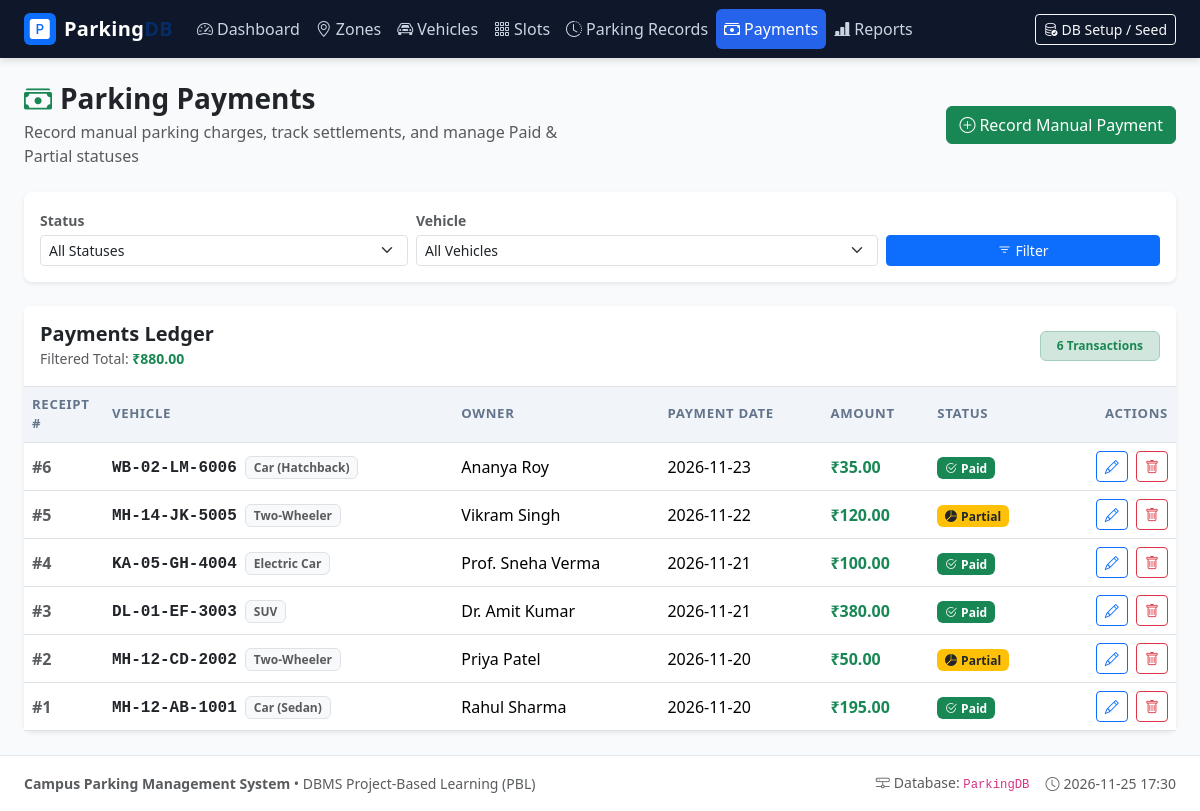
The page /payments.php on the database its author committed.
### tables this page shows
CREATE TABLE `Parking_Payment` (
    `payment_id` INT AUTO_INCREMENT PRIMARY KEY,
    `vehicle_id` INT NOT NULL,
    `amount` DECIMAL(10,2) NOT NULL,
    `payment_date` DATE NOT NULL,
    `payment_status` VARCHAR(20) NOT NULL DEFAULT 'Paid',
    CONSTRAINT `fk_payment_vehicle` FOREIGN KEY (`vehicle_id`) 
        REFERENCES `Vehicle` (`vehicle_id`) 
        ON DELETE RESTRICT ON UPDATE CASCADE
);

CREATE TABLE `Vehicle` (
    `vehicle_id` INT AUTO_INCREMENT PRIMARY KEY,
    `owner_name` VARCHAR(100) NOT NULL,
    `vehicle_number` VARCHAR(20) NOT NULL UNIQUE,
    `vehicle_type` VARCHAR(20) NULL,
    `registration_year` INT NULL,
    `zone_id` INT NULL,
    CONSTRAINT `fk_vehicle_zone` FOREIGN KEY (`zone_id`) 
        REFERENCES `Parking_Zone` (`zone_id`) 
        ON DELETE RESTRICT ON UPDATE CASCADE
);

### payments.php (the view, shortened to what this page needs)
<?php
require_once __DIR__ . '/includes/header.php';
$action = $_GET['action'] ?? 'list';
$params = [];
$paymentsSql = "
    SELECT p.payment_id, p.vehicle_id, p.amount, p.payment_date, p.payment_status,
           v.vehicle_number, v.owner_name, v.vehicle_type,
           z.zone_name
    FROM Parking_Payment p
    JOIN Vehicle v ON p.vehicle_id = v.vehicle_id
    LEFT JOIN Parking_Zone z ON v.zone_id = z.zone_id
";
$paymentsSql .= " ORDER BY p.payment_date DESC, p.payment_id DESC";
$paymentsStmt = $pdo->prepare($paymentsSql);
$paymentsStmt->execute($params);
$payments = $paymentsStmt->fetchAll();
$totalListAmount = 0.0;
foreach ($payments as $p) {
    $totalListAmount += (float)$p['amount'];
}
?>
<div class="row mb-4 align-items-center">
    <div class="col-md-6">
        <h2 class="h3 fw-bold text-dark mb-1">
            <i class="bi bi-cash-stack text-success me-2"></i>Parking Payments
        </h2>
        <p class="text-muted mb-0">Record manual parking charges, track settlements, and manage Paid & Partial statuses</p>
    </div>
    <div class="col-md-6 text-md-end mt-3 mt-md-0">
        <?php if ($action !== 'create'): ?>
            <a href="payments.php?action=create" class="btn btn-success">
                <i class="bi bi-plus-circle me-1"></i>Record Manual Payment
            </a>
        <?php endif; ?>
    </div>
</div>
<div class="card border-0 shadow-sm mb-4 bg-white">
    <div class="card-body">
        <form method="GET" action="payments.php" class="row g-2 align-items-end">
            <div class="col-md-4 col-sm-6">
                <label for="filter_status" class="form-label small fw-semibold text-muted mb-1">Status</label>
                <select class="form-select form-select-sm" id="filter_status" name="status">
                    <option value="">All Statuses</option>
                </select>
            </div>
            <div class="col-md-5 col-sm-6">
                <label for="filter_p_vehicle" class="form-label small fw-semibold text-muted mb-1">Vehicle</label>
                <select class="form-select form-select-sm" id="filter_p_vehicle" name="vehicle_id">
                    <option value="">All Vehicles</option>
                </select>
            </div>
            <div class="col-md-3 col-sm-12 d-flex gap-1">
                <button type="submit" class="btn btn-sm btn-primary w-100">
                    <i class="bi bi-filter me-1"></i>Filter
                </button>
            </div>
        </form>
    </div>
</div>
<div class="card border-0 shadow-sm">
    <div class="card-header bg-white py-3 border-bottom d-flex justify-content-between align-items-center">
        <div>
            <h5 class="card-title mb-0 fw-bold">Payments Ledger</h5>
            <small class="text-muted">Filtered Total: <strong class="text-success"><?= format_currency($totalListAmount) ?></strong></small>
        </div>
        <span class="badge bg-success-subtle text-success border border-success-subtle px-3 py-2">
            <?= count($payments) ?> Transactions
        </span>
    </div>
    <div class="table-responsive">
        <table class="table table-hover align-middle mb-0">
            <thead>
                <tr>
                    <th style="width: 80px;">Receipt #</th>
                    <th>Vehicle</th>
                    <th>Owner</th>
                    <th>Payment Date</th>
                    <th>Amount</th>
                    <th>Status</th>
                    <th style="width: 130px;" class="text-end">Actions</th>
                </tr>
            </thead>
            <tbody>
                <?php if (empty($payments)): ?>
                    <tr>
                        <td colspan="7" class="text-center text-muted py-4">No payment entries found matching the criteria.</td>
                    </tr>
                <?php else: ?>
                    <?php foreach ($payments as $p): ?>
                        <tr>
                            <td class="fw-bold text-muted">#<?= sanitize((string)$p['payment_id']) ?></td>
                            <td>
                                <strong class="text-dark font-monospace"><?= sanitize($p['vehicle_number']) ?></strong>
                                <span class="badge bg-light text-muted border ms-1"><?= sanitize($p['vehicle_type'] ?: 'Vehicle') ?></span>
                            </td>
                            <td><?= sanitize($p['owner_name']) ?></td>
                            <td><?= sanitize($p['payment_date']) ?></td>
                            <td>
                                <strong class="text-success fs-6"><?= format_currency((float)$p['amount']) ?></strong>
                            </td>
                            <td><?= get_payment_badge($p['payment_status']) ?></td>
                            <td class="text-end">
                                <a href="payments.php?action=edit&id=<?= $p['payment_id'] ?>" class="btn btn-sm btn-outline-primary me-1" title="Edit">
                                    <i class="bi bi-pencil"></i>
                                </a>
                                <form method="POST" action="payments.php" class="d-inline"
                                      onsubmit="return confirm('Are you sure you want to delete payment record #<?= $p['payment_id'] ?> of <?= format_currency((float)$p['amount']) ?>?');">
                                    <button type="submit" class="btn btn-sm btn-outline-danger" title="Delete payment">
                                        <i class="bi bi-trash"></i>
                                    </button>
                                </form>
                            </td>
                        </tr>
                    <?php endforeach; ?>
                <?php endif; ?>
            </tbody>
        </table>
    </div>
</div>
<?php require_once __DIR__ . '/includes/footer.php'; ?>

### includes/functions.php (shortened to what this page needs)
<?php
function get_payment_badge(string $status): string {
    return match (strtolower(trim($status))) {
        'paid' => '<span class="badge bg-success"><i class="bi bi-check2-circle me-1"></i>Paid</span>',
        'partial' => '<span class="badge bg-warning text-dark"><i class="bi bi-pie-chart-fill me-1"></i>Partial</span>',
        'pending' => '<span class="badge bg-secondary"><i class="bi bi-hourglass me-1"></i>Pending</span>',
        default => '<span class="badge bg-dark">' . htmlspecialchars($status) . '</span>',
    };
}
function format_currency(float $amount): string {
    return '₹' . number_format($amount, 2);
}
function sanitize(mixed $data): string {
    return htmlspecialchars((string)($data ?? ''), ENT_QUOTES, 'UTF-8');
}

### assets/css/style.css (style rules this page uses)
:root { --primary-color: #2563eb; --primary-hover: #1d4ed8; --secondary-color: #475569; --success-color: #10b981; --warning-color: #f59e0b; --danger-color: #ef4444; --sidebar-bg: #0f172a; --sidebar-color: #cbd5e1; --card-shadow: 0 4px 6px -1px rgba(0, 0, 0, 0.07), 0 2px 4px -2px rgba(0, 0, 0, 0.05); }
body { background-color: #f8fafc; color: #1e293b; font-family: system-ui, -apple-system, "Segoe UI", Roboto, Helvetica, Arial, sans-serif; min-height: 100vh; display: flex; flex-direction: column; }
.card { border-radius: 0.5rem; box-shadow: var(--card-shadow); border: 1px solid #e2e8f0; }
.table th { font-size: 0.825rem; text-transform: uppercase; letter-spacing: 0.05em; color: #64748b; background-color: #f1f5f9; vertical-align: middle; }
.table td { vertical-align: middle; }
.badge { font-weight: 600; padding: 0.4em 0.65em; }

### rows shown on the page
parking_payment: payment_id "6", vehicle.vehicle_number "WB-02-LM-6006", vehicle.vehicle_type "Car (Hatchback)", vehicle.owner_name "Ananya Roy", payment_date "2026-11-23", amount "₹35.00", payment_status "Paid"
parking_payment: payment_id "5", vehicle.vehicle_number "MH-14-JK-5005", vehicle.vehicle_type "Two-Wheeler", vehicle.owner_name "Vikram Singh", payment_date "2026-11-22", amount "₹120.00", payment_status "Partial"
parking_payment: payment_id "4", vehicle.vehicle_number "KA-05-GH-4004", vehicle.vehicle_type "Electric Car", vehicle.owner_name "Prof. Sneha Verma", payment_date "2026-11-21", amount "₹100.00", payment_status "Paid"
parking_payment: payment_id "3", vehicle.vehicle_number "DL-01-EF-3003", vehicle.vehicle_type "SUV", vehicle.owner_name "Dr. Amit Kumar", payment_date "2026-11-21", amount "₹380.00", payment_status "Paid"
parking_payment: payment_id "2", vehicle.vehicle_number "MH-12-CD-2002", vehicle.vehicle_type "Two-Wheeler", vehicle.owner_name "Priya Patel", payment_date "2026-11-20", amount "₹50.00", payment_status "Partial"
parking_payment: payment_id "1", vehicle.vehicle_number "MH-12-AB-1001", vehicle.vehicle_type "Car (Sedan)", vehicle.owner_name "Rahul Sharma", payment_date "2026-11-20", amount "₹195.00", payment_status "Paid"

### other values the page prints
format_currency($totalListAmount) "₹880.00"
count($payments) "6"
